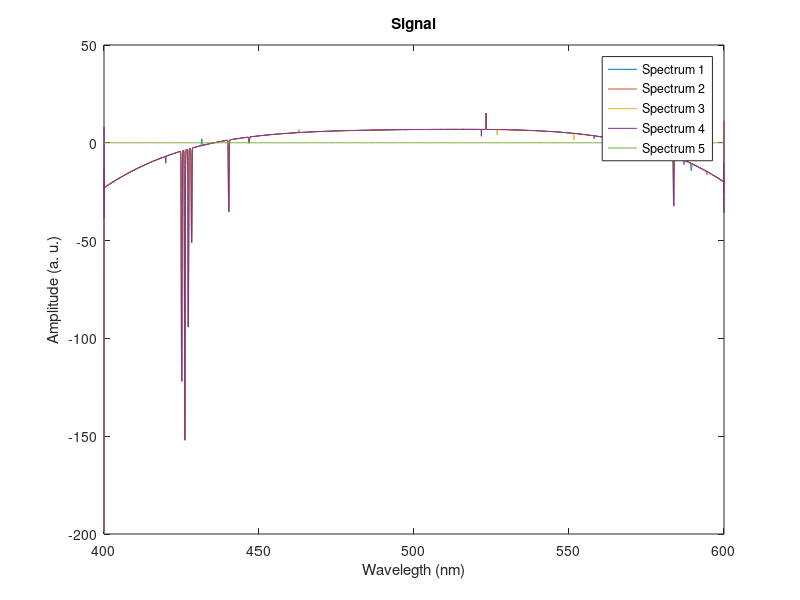

Recreate this plot in MATLAB.
clear 
close all
clc

%% Load data
%==========================================================================
load("Data/Sig_para_Novo.mat", "ds_spectrum", "ds_wl_range");
spectrum_off = ds_spectrum;
wavelength = ds_wl_range;

%% Analyze the signal
%==========================================================================
% detrending the signal by substracting the means
spectrum = bsxfun(@minus, spectrum_off, mean(spectrum_off, 2));

% define timestep (wavelength_resolution in this case) and sampling frequency
wavelength_resolution = wavelength(2) - wavelength(1);
frequency = 1/wavelength_resolution;

% Display variance of each spectrum
spectrum_var = var(spectrum(1:5,:), 0, 2); 
disp("Variance of each spectrum:");
disp(spectrum_var)

% smooth outh the signal
% spectrum_smooth = smoothdata(spectrum, 2, 'movmean', 5);

%% Plotting the signal
%==========================================================================
figure( 'Name', "Initial Plot" );
plot(wavelength, spectrum);
% plot(wavelength, spectrum, wavelength, spectrum_smooth, '-x');
xlabel('Wavelegth (nm)');
ylabel('Amplitude (a. u.)');
title("Signal");
legend('Spectrum 1', 'Spectrum 2', 'Spectrum 3', 'Spectrum 4', 'Spectrum 5');

%% Calculate the polynomial fit of the continuum curve
%==========================================================================



%% Plotting the Polynomial Fit
%==========================================================================




